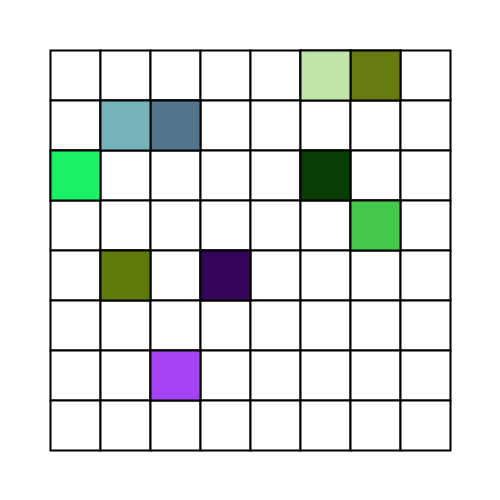
Frame 1 (no input)
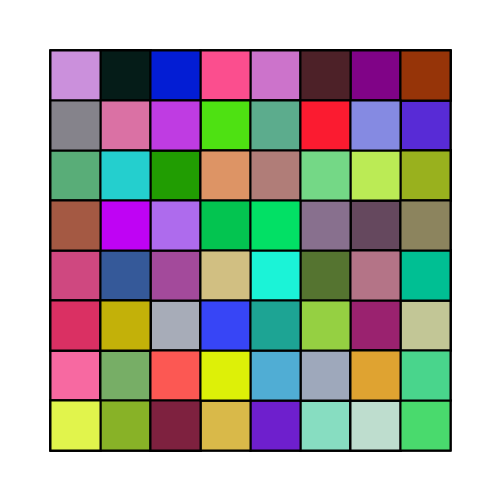
Frame 60 (the mouse pressed at the canvas centre just before this capture)
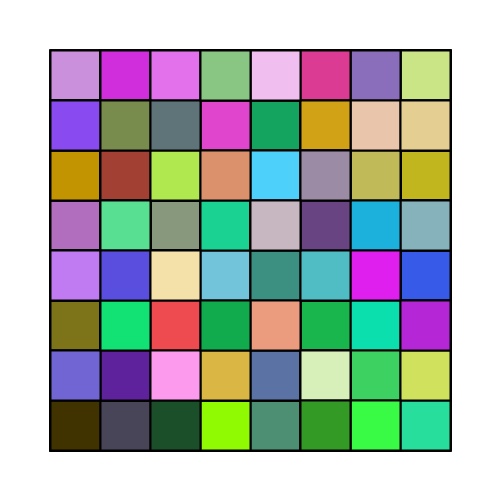
Frame 120 (the mouse held since frame 60 and released just before this capture)

The Processing sketch that drew these frames (run headless with seeded random() and noise(); from frame 60 on, the mouse is pressed at the canvas centre):

// Processing sketch: Disco_time
// ── Disco_time.pde
void setup(){
  size(500,500);
  background(255,255,255);
  strokeWeight(2);

  int x = 50;
  int y = 50;
  for(int i = 0; i < 8; i++){
    for(int j = 0; j < 8; j++){
      rect(x,y,50,50);
      x = x + 50;
    }
    x = 50;
    y = y + 50;
    
  }
}

int[] xcord = {50,100,150,200,250,300,350,400};
int[] ycord = {50,100,150,200,250,300,350,400};

void draw(){
  fill(round(random(255)),round(random(255)),round(random(255)));
  rect(xcord[round(random(7))],ycord[round(random(7))],50,50);
  
  fill(round(random(255)),round(random(255)),round(random(255)));
  rect(xcord[round(random(7))],ycord[round(random(7))],50,50);
  
  fill(round(random(255)),round(random(255)),round(random(255)));
  rect(xcord[round(random(7))],ycord[round(random(7))],50,50);
  
  fill(round(random(255)),round(random(255)),round(random(255)));
  rect(xcord[round(random(7))],ycord[round(random(7))],50,50);
  
  fill(round(random(255)),round(random(255)),round(random(255)));
  rect(xcord[round(random(7))],ycord[round(random(7))],50,50);
  
  fill(round(random(255)),round(random(255)),round(random(255)));
  rect(xcord[round(random(7))],ycord[round(random(7))],50,50);
  
  fill(round(random(255)),round(random(255)),round(random(255)));
  rect(xcord[round(random(7))],ycord[round(random(7))],50,50);
  
  fill(round(random(255)),round(random(255)),round(random(255)));
  rect(xcord[round(random(7))],ycord[round(random(7))],50,50);
  
  fill(round(random(255)),round(random(255)),round(random(255)));
  rect(xcord[round(random(7))],ycord[round(random(7))],50,50);
  
  fill(round(random(255)),round(random(255)),round(random(255)));
  rect(xcord[round(random(7))],ycord[round(random(7))],50,50);
}
